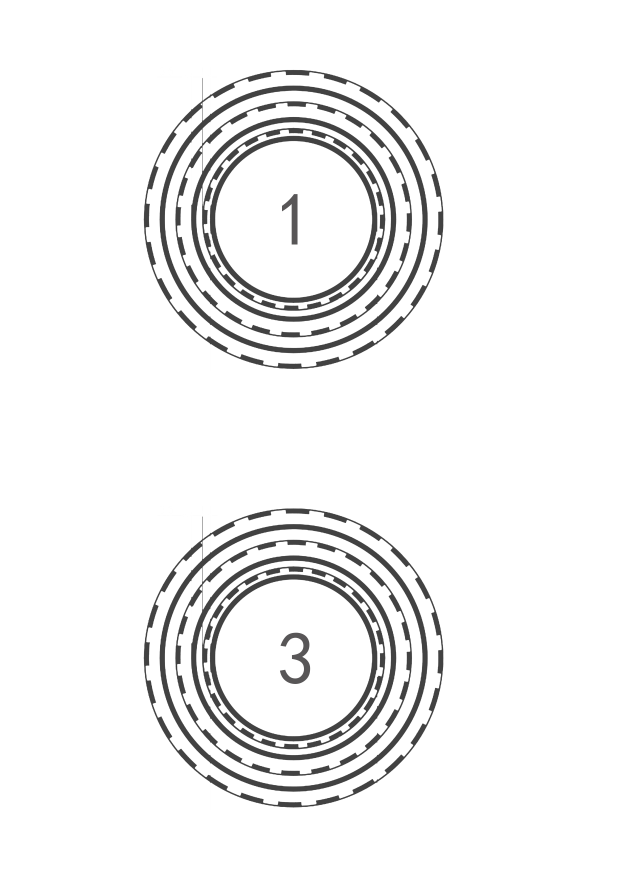
#> input picture 工创赛标靶A4(13).png, 2480 x 3508 px, found by its file name (shown at 1/4 size)
$ python verify_rotate.py
#> lines starting #> are read from the running program, lines starting #| are printed output that depends on the picture; after the words box and inside, x2 and y2 are one past the last pixel; in counts of white or black regions, pixels touching at a corner belong together
### 整机程序设计/VisualBot2/ring_center_detect_v2.py
#!/usr/bin/env python3
# -*- coding: utf-8 -*-
"""
圆环检测 + 环心数字识别(1/2/3, 任意旋转) —— 精简版
====================================================
检测方式(沿用 ring_center_simple.py 的粗圆环带思路, 快):
  灰度 -> 自适应二值化(环线是暗色) -> 闭运算接断线 -> 最大连通域
  -> 最小外接圆 -> 圆心即靶心。无霍夫/无聚类/无标定。
新增功能:
  检出圆环后, 识别环心阿拉伯数字(只需区分 1/2/3, 支持 360° 任意旋转):
  环心裁剪 -> 自适应阈值 -> 中心区字形 -> 归一化
  -> 与"1/2/3 × 多种字体 × 每5°旋转"模板库做 NCC 匹配
  -> 推流画面在圆心处用黄色标注(纯 ASCII Hershey 字体, 无字体依赖)
数字稳定性(滑动窗口众数):
  输出 = 最近 N 次(默认20)高置信读数中出现最多的数字(1/2/3);
  窗口随新读数滚动, 不锁定; 环长时间丢失或环心跳变(换了环)才清空窗口重新统计。

用法:
  python3 ring_center_detect_v2.py               # 有显示器: 开窗
  python3 ring_center_detect_v2.py --stream      # SSH: 浏览器看 http://<树莓派IP>:8080/
  python3 ring_center_detect_v2.py --no-show     # SSH: 只看终端
  python3 ring_center_detect_v2.py 图片.jpg       # 单张图片调试
无显示环境(SSH)下不加参数会自动降级为 --no-show 模式, 不会崩溃。
画面方向: CALIB["rotate_ccw"]=True(默认)时, 摄像头画面逆时针旋转90°;
  旋转在读帧后立即做, 所有输出坐标(环心/半径)都是旋转后画面的坐标。
按键(仅显示模式): ESC/q 退出

集成接口(兼容旧版, capture_check.sh 等仍可用):
  from ring_center_detect_v2 import RingDetector, CALIB
  res = RingDetector(CALIB).process(frame)
  # res: {found, cx_px, cy_px, r_outer_px, n_rings, conf, stale,
  #       digit, digit_score, raw}
"""

import os
import sys
import time
import threading
import numpy as np
import cv2 as cv

# ----------------------------------------------------------------------
# 配置 —— 阈值/系数按现场微调
# ----------------------------------------------------------------------
CALIB = {
    "camera_id": 0,
    "width": 1280,              # 720p 高清(帧率约12fps); 要更快改 640x480
    "height": 720,
    # ---- 圆环检测(粗圆环带) ----
    "thr_block": 41,            # 自适应阈值块大小: 越大越抗光照不均
    "thr_c": 5,                 # 提取灵敏度: 调大只留更暗的线(调小更灵敏, 5为灵敏度上调)
    "close_k": 9,               # 闭运算核(px): ≈相邻环线在画面里的间距
    "min_area_frac": 0.001,     # 连通域至少占画面0.1%, 过滤小噪声(上调灵敏度后放宽)
    "center_gate_r": 200,       # 位置要求: 环心须在画面中心半径200px的圆内才识别, 0=关闭
    "proc_scale": 0.5,          # 环检测用半分辨率(快~3倍), 坐标自动换算回原图; 要最高精度改1.0
    "ema": 0.5,                 # 中心平滑系数(0~1, 越大越稳)
    "stale_max": 10,            # 连续丢失>该帧数 -> conf 降级
    # ---- 环心数字识别(1/2/3) ----
    "digit_rot_step": 5,        # 旋转模板步长(度): 5°=72张/字, 覆盖360°任意旋转
    "digit_thr": 0.42,          # NCC 阈值: 低于此视为未识别(无数字基线≈0.00, 斜置细'1'≈0.45~0.50)
    "digit_votes": 20,          # 数字稳定性: 最近 N 次高置信读数(滑动窗口)取众数作为输出
    "digit_unlock_stale": 15,   # 环连续丢失超过该帧数 -> 清空窗口(重新统计)
    "jump_px": 120,             # 原始圆心与平滑中心偏离超过该值(px) -> 视为换了环, 清空窗口
    "digit_inner_frac": 0.80,   # 数字裁剪边长 = 2*最内环半径φ1*该系数(严格在φ1之内, 虚线环也不会进裁剪区)
    "inner_fallback_frac": 0.55,  # 找不到φ1时回退: 2*外环半径*该系数
    "digit_margin": 0.05,       # 与次优类的最小分数差, 小于此输出'?'
    # ---- 相机 ----
    "lock_exposure": True,      # 锁定曝光/白平衡(颜色任务的前提, 圆心检测也受益)
    "rotate_ccw": False,         # 摄像头画面逆时针旋转90°(适配安装方向);
                                # 旋转在读帧后立即做, 输出坐标(环心/半径)均为旋转后画面坐标
}


# ----------------------------------------------------------------------
# 圆环检测: 粗圆环带 -> 最大连通域 -> 最小外接圆
# ----------------------------------------------------------------------
def rotate_ccw(frame, cfg):
    """摄像头画面逆时针旋转90°(适配安装方向), 关闭则原样返回。
    必须在检测前调用: 这样输出坐标(环心/半径)天然就是旋转后画面的坐标。"""
    if cfg.get("rotate_ccw", False):
        return cv.rotate(frame, cv.ROTATE_90_COUNTERCLOCKWISE)
    return frame


def find_center(frame, cfg, want_bw=False):
    """返回 (cx, cy, r) 或 None；want_bw=True 时返回 (cx, cy, r, bw)。
    ★want_bw 是给 RingDetector.process 用的: φ1 那一步还要在同一尺度上做一次
      阈值+闭运算, 复用这里的 bw 能省掉一整套算子(RDK X5 上约 10ms/帧)。"""
    gray = cv.cvtColor(frame, cv.COLOR_BGR2GRAY)
    gray = cv.GaussianBlur(gray, (5, 5), 0)
    bw = cv.adaptiveThreshold(gray, 255, cv.ADAPTIVE_THRESH_GAUSSIAN_C,
                              cv.THRESH_BINARY_INV, cfg["thr_block"], cfg["thr_c"])
    k = cv.getStructuringElement(cv.MORPH_ELLIPSE, (cfg["close_k"], cfg["close_k"]))
    bw = cv.morphologyEx(bw, cv.MORPH_CLOSE, k)
    contours, _ = cv.findContours(bw, cv.RETR_EXTERNAL, cv.CHAIN_APPROX_SIMPLE)
    if not contours:
        return None
    h, w = gray.shape
    r_max = 0.5 * min(h, w)     # 真靶标外接圆不会超过画面短边一半, 滤掉背景伪影
    for c in sorted(contours, key=cv.contourArea, reverse=True):
        if cv.contourArea(c) < cfg["min_area_frac"] * w * h:
            return None
        (cx, cy), r = cv.minEnclosingCircle(c)
        if r <= r_max:
            if want_bw:
                return float(cx), float(cy), float(r), bw
            return float(cx), float(cy), float(r)
    return None


def find_inner_radius(gray, cx, cy, r_out, cfg, bw_full=None):
    """找最内环线半径 φ1(px): 环线围出的"白洞"中, 取贴近环心且半径最小的洞
    (= 最内环 φ1 围出的中心洞; φ1 虚线时该洞不存在, 会退到 φ2 的洞)。
    数字在洞内不影响洞轮廓。返回 φ1 半径, 找不到返回 None。
    gray/坐标/半径需在同一尺度下。
    ★bw_full 给出时(同一尺度的全图二值图)直接切 ROI, 跳过阈值+闭运算;
      注意它是"全图阈值"的结果, 与"ROI 内单独阈值"在边界附近可能略有差别(已过回归)。"""
    h, w = gray.shape
    r_scan = max(int(r_out * 0.95), 10)
    y0 = max(0, int(cy) - r_scan)
    y1 = min(h, int(cy) + r_scan)
    x0 = max(0, int(cx) - r_scan)
    x1 = min(w, int(cx) + r_scan)
    if x1 - x0 < 24 or y1 - y0 < 24:
        return None
    if bw_full is not None:
        bw = bw_full[y0:y1, x0:x1]
    else:
        roi = gray[y0:y1, x0:x1]
        bw = cv.adaptiveThreshold(roi, 255, cv.ADAPTIVE_THRESH_GAUSSIAN_C,
                                  cv.THRESH_BINARY_INV, cfg["thr_block"], cfg["thr_c"])
        k = cv.getStructuringElement(cv.MORPH_ELLIPSE, (cfg["close_k"], cfg["close_k"]))
        bw = cv.morphologyEx(bw, cv.MORPH_CLOSE, k)
    cnts, hier = cv.findContours(bw, cv.RETR_CCOMP, cv.CHAIN_APPROX_SIMPLE)
    if hier is None:
        return None
    oy, ox = int(cy) - y0, int(cx) - x0
    best_r, min_area = None, 0.0
    for i, c in enumerate(cnts):
        if hier[0][i][3] == -1:                # 只看洞(有父轮廓的轮廓)
            continue
        area = cv.contourArea(c)
        if area < 1000:                        # 滤小噪声洞
            continue
        M = cv.moments(c)
        if M['m00'] <= 0:
            continue
        bcx = M['m10'] / M['m00']
        bcy = M['m01'] / M['m00']
        if np.hypot(bcx - ox, bcy - oy) > 0.5 * r_scan:   # 洞须贴近环心
            continue
        (_, _), rr = cv.minEnclosingCircle(c)
        if rr <= 0.15 * r_scan:                # 太小不可能是环洞
            continue
        if best_r is None or rr < best_r:
            best_r = rr
            min_area = area
    return best_r


# ----------------------------------------------------------------------
# 环心数字识别: 1/2/3, 360° 旋转不变(旋转模板库 + NCC)
# ----------------------------------------------------------------------
_DIGIT_TM = None        # (labels: list[str], T: (N,784) 每行单位范数)


def _glyph_tensor(glyph, size=28):
    """二值字形 -> size×size 均值归零、单位范数向量(重心居中)。"""
    h, w = glyph.shape
    s = max(h, w)
    sq = np.zeros((s, s), np.uint8)
    sq[(s - h) // 2:(s - h) // 2 + h, (s - w) // 2:(s - w) // 2 + w] = glyph
    sq = cv.resize(sq, (size, size), interpolation=cv.INTER_AREA)
    m = cv.moments(sq)
    if m['m00'] > 0:
        dx = int(round(size / 2 - m['m10'] / m['m00']))
        dy = int(round(size / 2 - m['m01'] / m['m00']))
        sq = cv.warpAffine(sq, np.float32([[1, 0, dx], [0, 1, dy]]),
                           (size, size), borderValue=0)
    sq = sq.astype(np.float32) / 255.0
    sq -= sq.mean()
    n = np.linalg.norm(sq)
    return sq / n if n > 1e-6 else sq


def _build_rot_templates(step=5):
    """渲染 1/2/3 × 多种字体/粗细 × 每 step° 旋转 的模板矩阵(懒加载)。"""
    global _DIGIT_TM
    if _DIGIT_TM is not None:
        return _DIGIT_TM
    labels, rows = [], []
    for ch in '123':
        for font in (cv.FONT_HERSHEY_SIMPLEX, cv.FONT_HERSHEY_DUPLEX,
                     cv.FONT_HERSHEY_COMPLEX, cv.FONT_HERSHEY_TRIPLEX):
            for thick in (1, 2, 3):
                img = np.zeros((128, 128), np.uint8)
                cv.putText(img, ch, (8, 100), font, 4.0, 255, thick, cv.LINE_AA)
                nz = cv.findNonZero(img)
                if nz is None:
                    continue
                x, y, w, h = cv.boundingRect(nz)
                if w < 2 or h < 2:
                    continue
                glyph = img[y:y + h, x:x + w]
                # 字形补成正方形, 放大到 96, 放进 144 画布(旋转不裁边)
                s = max(w, h)
                sq = np.zeros((s, s), np.uint8)
                sq[(s - h) // 2:(s - h) // 2 + h, (s - w) // 2:(s - w) // 2 + w] = glyph
                sq = cv.resize(sq, (96, 96), interpolation=cv.INTER_AREA)
                canvas = np.zeros((144, 144), np.uint8)
                canvas[24:120, 24:120] = sq
                cxc, cyc = 72, 72
                for ang in range(0, 360, step):
                    M = cv.getRotationMatrix2D((cxc, cyc), ang, 1.0)
                    rot = cv.warpAffine(canvas, M, (144, 144),
                                        flags=cv.INTER_LINEAR, borderValue=0)
                    nz = cv.findNonZero(rot)
                    if nz is None:
                        continue
                    rx, ry, rw, rh = cv.boundingRect(nz)
                    if rw < 2 or rh < 2:
                        continue
                    rows.append(_glyph_tensor(rot[ry:ry + rh, rx:rx + rw], 28).flatten())
                    labels.append(ch)
    _DIGIT_TM = (labels, np.stack(rows).astype(np.float32))
    return _DIGIT_TM


def recognize_digit(frame, cx, cy, r_inner_px, cfg):
    """识别圆环中心数字(1/2/3, 任意旋转)。
    裁剪严格限制在最内环 φ1 之内(数字在环心附近、φ1 以内),
    环线(实线/虚线)进不了裁剪区, 不会把虚线段误当数字。
    返回 (digit 或 None, 置信度)。"""
    gray = cv.cvtColor(frame, cv.COLOR_BGR2GRAY) if frame.ndim == 3 else frame
    h, w = gray.shape[:2]
    side = max(int(2 * r_inner_px * cfg.get("digit_inner_frac", 0.80)), 24)
    x0 = max(0, int(cx) - side // 2)
    y0 = max(0, int(cy) - side // 2)
    x1 = min(w, x0 + side)
    y1 = min(h, y0 + side)
    if x1 - x0 < 12 or y1 - y0 < 12:
        return None, 0.0
    crop = gray[y0:y1, x0:x1]
    if crop.mean() < 128:                       # 深底 -> 反相成"暗字亮底"
        crop = 255 - crop
    bw = cv.adaptiveThreshold(crop, 255, cv.ADAPTIVE_THRESH_GAUSSIAN_C,
                              cv.THRESH_BINARY_INV, 15, 5)
    # 细笔画(如斜置的'1')旋转/反锯齿后易断成碎段: 先闭后开, 补断线去噪
    bw = cv.morphologyEx(bw, cv.MORPH_CLOSE,
                         cv.getStructuringElement(cv.MORPH_ELLIPSE, (3, 3)))
    bw = cv.morphologyEx(bw, cv.MORPH_OPEN,
                         cv.getStructuringElement(cv.MORPH_ELLIPSE, (3, 3)))
    chh, cww = bw.shape
    cnts, _ = cv.findContours(bw, cv.RETR_EXTERNAL, cv.CHAIN_APPROX_SIMPLE)
    if not cnts:
        return None, 0.0
    # 只留"中心区、不碰裁剪边界、尺寸像数字"的轮廓:
    #   环线弧段会贴到裁剪边缘(被排除), 数字在中心内部(被保留);
    #   防'1'断段 -> 取并集作字形
    keep = []
    for c in cnts:
        x, y, ww, hh = cv.boundingRect(c)
        if x <= 1 or y <= 1 or x + ww >= cww - 1 or y + hh >= chh - 1:
            continue                                # 贴边 = 环线弧段
        bcx, bcy = x + ww / 2, y + hh / 2
        if abs(bcx - cww / 2) > 0.45 * cww or abs(bcy - chh / 2) > 0.45 * chh:
            continue
        if hh < side * 0.15 or hh > side * 0.95:
            continue
        keep.append((x, y, ww, hh))
    if not keep:
        return None, 0.0
    x = min(k[0] for k in keep)
    y = min(k[1] for k in keep)
    x2 = max(k[0] + k[2] for k in keep)
    y2 = max(k[1] + k[3] for k in keep)
    glyph = bw[y:y2, x:x2]
    if glyph.shape[0] < 4 or glyph.shape[1] < 4:
        return None, 0.0
    g = _glyph_tensor(glyph, 28).flatten()
    labels, T = _build_rot_templates(int(cfg.get("digit_rot_step", 5)))
    scores = T @ g                               # 一次矩阵乘出所有模板得分
    char_best = {}
    for ch in '123':
        idx = [i for i, lab in enumerate(labels) if lab == ch]
        char_best[ch] = float(np.max(scores[idx]))
    ranked = sorted(char_best.items(), key=lambda kv: kv[1], reverse=True)
    best_ch, best_s = ranked[0]
    second_s = ranked[1][1]
    if best_s < cfg["digit_thr"]:                # 太像噪声/无数字
        return None, best_s
    if best_s - second_s < cfg["digit_margin"]:  # 与次优太接近 -> 存疑
        return '?', best_s
    return best_ch, best_s


# ----------------------------------------------------------------------
# 检测器(接口兼容旧版)
# ----------------------------------------------------------------------
class RingDetector:
    def __init__(self, calib):
        self.cal = dict(calib)
        self.sx = self.sy = self.sr = None
        self.stale = 0
        self.votes = []              # 滑动窗口: 最近 N 次高置信读数(digit字符)
        self.n = 0                   # 已处理帧计数(给 digit_every 节流用)
        self.last_digit = (None, 0.0)

    def _window_mode(self, n_votes):
        """最近 n_votes 次读数中最多出现的数字(众数), 返回 (digit 或 None, 占比)。"""
        if not self.votes:
            return None, 0.0
        cnt = {}
        for d in self.votes:
            cnt[d] = cnt.get(d, 0) + 1
        maxc = max(cnt.values())
        tied = [d for d in cnt if cnt[d] == maxc]
        if len(tied) == 1:
            best = tied[0]
        else:                       # 平票: 取窗口内最早出现的
            best = min(tied, key=lambda d: next(
                i for i, dd in enumerate(self.votes) if dd == d))
        return best, maxc / float(len(self.votes))

    def _clear_votes(self):
        self.votes = []

    # [11 lines left out: function _lost, not called in this run]

    def process(self, frame):
        cfg = self.cal
        self.n += 1                  # 帧计数(数字识别节流用)
        scale = float(cfg.get("proc_scale", 1.0))
        if scale != 1.0:
            small = cv.resize(frame, None, fx=scale, fy=scale,
                              interpolation=cv.INTER_AREA)
        else:
            small = frame
        r = find_center(small, cfg, want_bw=True)
        if r is None:
            return self._lost(cfg)
        # 换算回原图坐标; bw_small 留在检测尺度上给 φ1 复用(省一次阈值+闭运算)
        cx, cy, rad, bw_small = r[0] / scale, r[1] / scale, r[2] / scale, r[3]
        # 位置要求: 环心须在画面中心半径 center_gate_r(默认200px)的圆内才识别
        gate_r = float(cfg.get("center_gate_r", 0))
        if gate_r > 0:
            fh, fw = frame.shape[:2]
            if np.hypot(cx - fw / 2.0, cy - fh / 2.0) > gate_r:
                return self._lost(cfg)
        if self.sx is None:
            self.sx, self.sy, self.sr = cx, cy, rad
        else:
            a = cfg["ema"]
            self.sx += a * (cx - self.sx)
            self.sy += a * (cy - self.sy)
            self.sr += a * (rad - self.sr)
        self.stale = 0
        # 原始圆心与平滑中心大幅偏离 -> 换了环: EMA 立即跟上新环并清空窗口
        if self.sx is not None and np.hypot(cx - self.sx, cy - self.sy) > \
                cfg.get("jump_px", 120):
            self.sx, self.sy, self.sr = cx, cy, rad
            self._clear_votes()
        conf = 1.0 if self.stale < cfg["stale_max"] else \
            max(0.0, 1.0 - self.stale / cfg["stale_max"])
        # 找最内环半径 φ1(在检测尺度图像上做径向剖面, 省算力):
        # 数字在 φ1 之内, 裁剪严格按 φ1 取, 环线(实线/虚线)进不了裁剪区
        r_inner = None
        gs = small if small.ndim == 2 else cv.cvtColor(small, cv.COLOR_BGR2GRAY)
        ri = find_inner_radius(gs, self.sx * scale, self.sy * scale,
                               self.sr * scale, cfg, bw_full=bw_small)
        if ri:
            r_inner = ri / scale
        if not r_inner:
            r_inner = self.sr * cfg.get("inner_fallback_frac", 0.55)
        # ★数字识别节流: 每 digit_every 帧才做一次 NCC 匹配(默认 1 = 每帧, 行为不变)。
        #   弱算力平台设 3~4 可省掉这段(裁剪+阈值+形态学+矩阵乘), 而投票窗口本身
        #   就是在做多帧平滑, 少算几帧不影响最终众数。
        de = max(1, int(cfg.get("digit_every", 1)))
        if (self.n % de == 0) or (not self.votes):
            digit, dscore = recognize_digit(frame, self.sx, self.sy, r_inner, cfg)
            self.last_digit = (digit, dscore)
            # 只把高置信且明确的 1/2/3 计入滑动窗口
            if digit in ('1', '2', '3') and dscore >= cfg["digit_thr"]:
                self.votes.append(digit)
                maxv = int(cfg.get("digit_votes", 20))
                if len(self.votes) > maxv:
                    self.votes = self.votes[-maxv:]
        # 输出 = 窗口众数(不锁定, 随新读数滚动)
        digit, dscore = self._window_mode(int(cfg.get("digit_votes", 20)))
        return {
            "found": True,
            "cx_px": self.sx, "cy_px": self.sy,
            "r_outer_px": self.sr,
            "n_rings": 1, "conf": conf, "stale": self.stale,
            "digit": digit, "digit_score": dscore,
            "raw": (cx, cy),
        }


# [192 lines left out: functions get_lan_ip, start_stream, main, not called in this run]


# [2 lines that do not run on import are left out]

### 整机程序设计/verify_rotate.py
#!/usr/bin/env python3
# -*- coding: utf-8 -*-
"""验证 rotate_ccw: 逆时针旋转90°后, 像素坐标按 (x,y)->(y, W-1-x) 跟随画面。

验证方法(在 Pi 上跑):
  1) ring: 同一标靶图, 原图 vs 手工 cv.rotate 后, 各自独立 RingDetector 检测,
     断言旋转后环心 == (cy0, W-1-cx0), 半径不变。
  2) qr:   同一二维码图, 原图 vs 旋转后 decode_qr,
     断言旋转后角点 == (y, W-1-x) 映射。
"""
import os
import sys

os.chdir("/home/justin/vision_robot")
import cv2 as cv
import numpy as np

sys.path.insert(0, ".")
from ring_center_detect_v2 import CALIB, RingDetector, rotate_ccw
from qr_stream_demo import CFG, decode_qr, rotate_ccw as qr_rotate

PASS = True

def check(name, cond, detail=""):
    global PASS
    print(f"[{'OK ' if cond else 'FAIL'}] {name} {detail}")
    if not cond:
        PASS = False

# ============ 1) ring: 环心坐标映射 ============
img = "工创赛标靶A4(13).png"
frame = cv.imread(img)
#> frame is the input picture: shape (3508, 2480, 3); mean B, G, R 241.8, 241.8, 241.8
H, W = frame.shape[:2]
cfg_a = dict(CALIB); cfg_a["rotate_ccw"] = False; cfg_a["center_gate_r"] = 0
cfg_b = dict(CALIB); cfg_b["rotate_ccw"] = True;  cfg_b["center_gate_r"] = 0

ra = RingDetector(cfg_a).process(frame)          # 原图检测
#> in find_center, `bw = cv.adaptiveThreshold(gray, 255, cv.ADAPTIVE_THRESH_GAUSSIAN_C, cv..`:
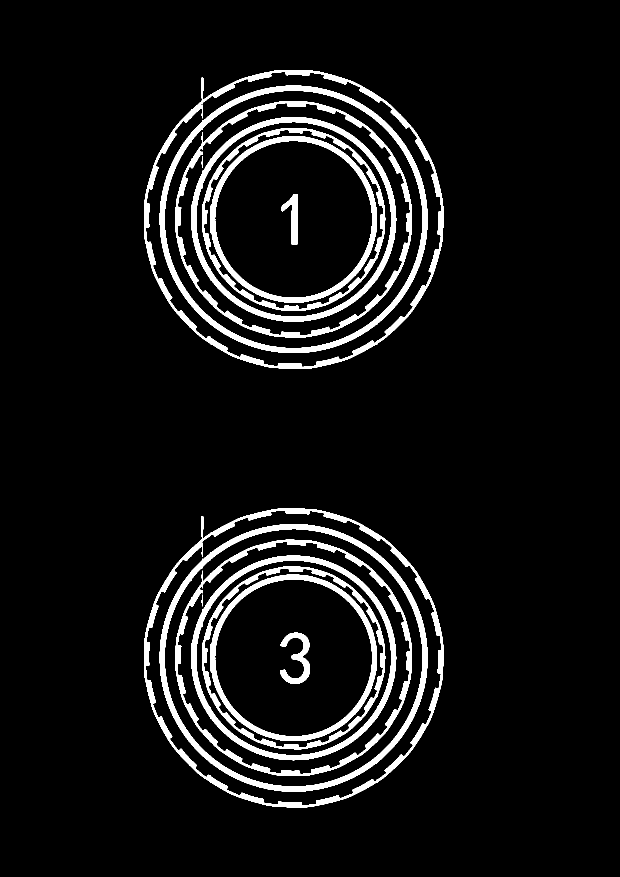
#> bw: shape (1754, 1240) (shown at 1/2 size); 7.3% white; 16 white regions, largest, box (x1, y1, x2, y2) and area: (319, 171, 855, 706) 17553, (319, 1048, 855, 1583) 17553, (288, 140, 887, 738) 15572
#> in find_center, `bw = cv.morphologyEx(bw, cv.MORPH_CLOSE, k)`:
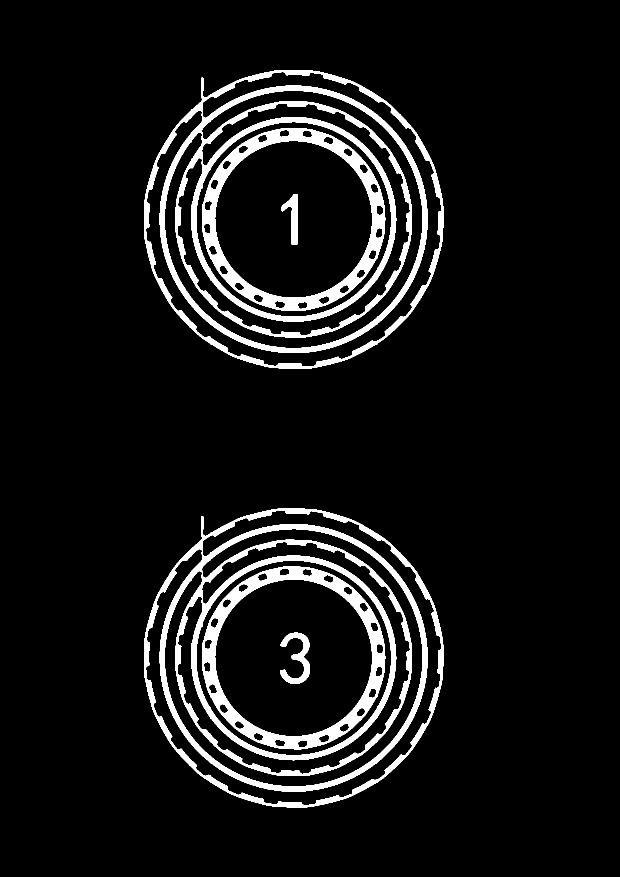
#> bw: shape (1754, 1240) (shown at 1/2 size); 7.8% white; 6 white regions
#> in find_center, `contours, _ = cv.findContours(bw, cv.RETR_EXTERNAL, cv.CHAIN_APPROX_SI..`: contours = 2 contours; box (x1, y1, x2, y2) and area: (288, 1017, 887, 1615) 281462, (288, 140, 887, 738) 281462
#> the loop in find_center, `for c in sorted(contours, key=cv.contourArea, reverse=True):` made 1 pass
#> (cx, cy, r) on pass 1: (578.5, 1298.5, 319.1)
#> in process, `cx, cy, rad, bw_small = r[0] / scale, r[1] / scale, r[2] / scale, r[3]`: cx = 1157; cy = 2597; rad = 638.2
#> in process, `self.sx, self.sy, self.sr = cx, cy, rad`: self.sx = 1157; self.sy = 2597; self.sr = 638.2
#> in find_inner_radius, `bw = bw_full[y0:y1, x0:x1]`:
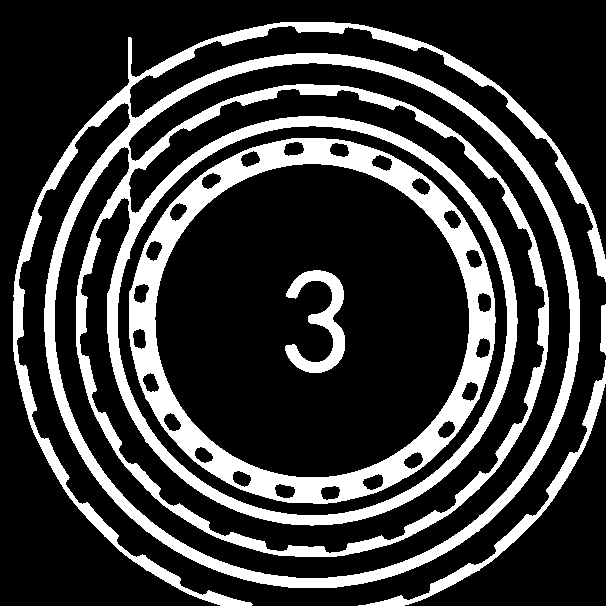
#> bw: shape (606, 606); 22.8% white; 5 white regions
#> in find_inner_radius, `cnts, hier = cv.findContours(bw, cv.RETR_CCOMP, cv.CHAIN_APPROX_SIMPLE)`: cnts = 33 contours; largest, box (x1, y1, x2, y2) and area: (13, 22, 606, 606) 234542, (117, 125, 508, 516) 119362, (129, 138, 496, 504) 104976, (154, 163, 470, 478) 77543, (54, 62, 571, 579) 33112
#> the loop in find_inner_radius, `for i, c in enumerate(cnts):` made 33 passes
#> (area, bcx, bcy, rr, best_r, min_area) on pass 25: (77543, 311.8, 320.2, 157.8, 157.8, 77543)
#> (the rest of the program and of its run is left out)
